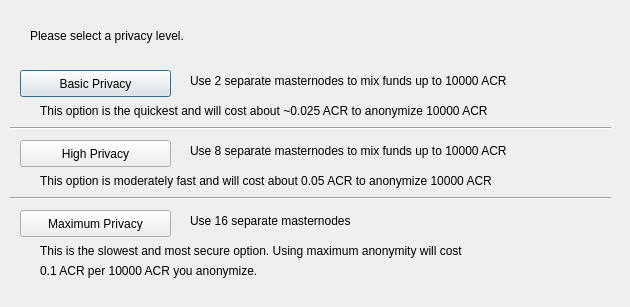
<?xml version="1.0" encoding="UTF-8"?>
<ui version="4.0">
 <class>ObfuscationConfig</class>
 <widget class="QDialog" name="ObfuscationConfig">
  <property name="geometry">
   <rect>
    <x>0</x>
    <y>0</y>
    <width>630</width>
    <height>307</height>
   </rect>
  </property>
  <property name="windowTitle">
   <string>Configure Obfuscation</string>
  </property>
  <widget class="QPushButton" name="buttonBasic">
   <property name="geometry">
    <rect>
     <x>20</x>
     <y>70</y>
     <width>151</width>
     <height>27</height>
    </rect>
   </property>
   <property name="text">
    <string>Basic Privacy</string>
   </property>
  </widget>
  <widget class="QPushButton" name="buttonHigh">
   <property name="geometry">
    <rect>
     <x>20</x>
     <y>140</y>
     <width>151</width>
     <height>27</height>
    </rect>
   </property>
   <property name="text">
    <string>High Privacy</string>
   </property>
  </widget>
  <widget class="QPushButton" name="buttonMax">
   <property name="geometry">
    <rect>
     <x>20</x>
     <y>210</y>
     <width>151</width>
     <height>27</height>
    </rect>
   </property>
   <property name="text">
    <string>Maximum Privacy</string>
   </property>
  </widget>
  <widget class="QLabel" name="label">
   <property name="geometry">
    <rect>
     <x>30</x>
     <y>20</y>
     <width>571</width>
     <height>31</height>
    </rect>
   </property>
   <property name="text">
    <string>Please select a privacy level.</string>
   </property>
  </widget>
  <widget class="QLabel" name="label_2">
   <property name="geometry">
    <rect>
     <x>190</x>
     <y>70</y>
     <width>421</width>
     <height>21</height>
    </rect>
   </property>
   <property name="text">
    <string>Use 2 separate masternodes to mix funds up to 10000 ACR</string>
   </property>
  </widget>
  <widget class="QLabel" name="label_3">
   <property name="geometry">
    <rect>
     <x>190</x>
     <y>140</y>
     <width>411</width>
     <height>21</height>
    </rect>
   </property>
   <property name="text">
    <string>Use 8 separate masternodes to mix funds up to 10000 ACR</string>
   </property>
  </widget>
  <widget class="QLabel" name="label_4">
   <property name="geometry">
    <rect>
     <x>190</x>
     <y>210</y>
     <width>421</width>
     <height>21</height>
    </rect>
   </property>
   <property name="text">
    <string>Use 16 separate masternodes</string>
   </property>
  </widget>
  <widget class="QLabel" name="label_6">
   <property name="geometry">
    <rect>
     <x>40</x>
     <y>100</y>
     <width>561</width>
     <height>21</height>
    </rect>
   </property>
   <property name="text">
    <string>This option is the quickest and will cost about ~0.025 ACR to anonymize 10000 ACR</string>
   </property>
  </widget>
  <widget class="QLabel" name="label_7">
   <property name="geometry">
    <rect>
     <x>40</x>
     <y>170</y>
     <width>561</width>
     <height>21</height>
    </rect>
   </property>
   <property name="text">
    <string>This option is moderately fast and will cost about 0.05 ACR to anonymize 10000 ACR</string>
   </property>
  </widget>
  <widget class="QLabel" name="label_8">
   <property name="geometry">
    <rect>
     <x>40</x>
     <y>240</y>
     <width>561</width>
     <height>21</height>
    </rect>
   </property>
   <property name="text">
    <string>This is the slowest and most secure option. Using maximum anonymity will cost</string>
   </property>
  </widget>
  <widget class="QLabel" name="label_9">
   <property name="geometry">
    <rect>
     <x>40</x>
     <y>260</y>
     <width>561</width>
     <height>21</height>
    </rect>
   </property>
   <property name="text">
    <string>0.1 ACR per 10000 ACR you anonymize.</string>
   </property>
  </widget>
  <widget class="Line" name="line">
   <property name="geometry">
    <rect>
     <x>10</x>
     <y>120</y>
     <width>601</width>
     <height>16</height>
    </rect>
   </property>
   <property name="orientation">
    <enum>Qt::Horizontal</enum>
   </property>
  </widget>
  <widget class="Line" name="line_2">
   <property name="geometry">
    <rect>
     <x>10</x>
     <y>190</y>
     <width>601</width>
     <height>16</height>
    </rect>
   </property>
   <property name="orientation">
    <enum>Qt::Horizontal</enum>
   </property>
  </widget>
 </widget>
 <resources/>
 <connections/>
</ui>
